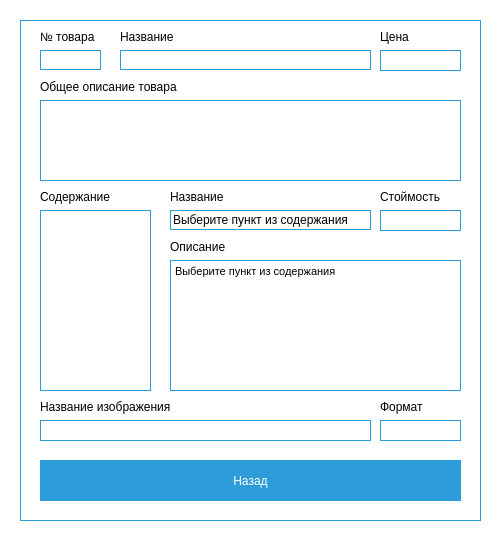
<?xml version="1.0" encoding="UTF-8"?>
<ui version="4.0">
 <class>Form</class>
 <widget class="QWidget" name="Form">
  <property name="geometry">
   <rect>
    <x>0</x>
    <y>0</y>
    <width>500</width>
    <height>540</height>
   </rect>
  </property>
  <property name="minimumSize">
   <size>
    <width>500</width>
    <height>540</height>
   </size>
  </property>
  <property name="maximumSize">
   <size>
    <width>500</width>
    <height>540</height>
   </size>
  </property>
  <property name="windowTitle">
   <string/>
  </property>
  <property name="windowIcon">
   <iconset>
    <normaloff>images/ico/pizza.ico</normaloff>images/ico/pizza.ico</iconset>
  </property>
  <property name="styleSheet">
   <string notr="true">background: #fff;</string>
  </property>
  <widget class="QFrame" name="frame_2">
   <property name="geometry">
    <rect>
     <x>20</x>
     <y>20</y>
     <width>461</width>
     <height>501</height>
    </rect>
   </property>
   <property name="styleSheet">
    <string notr="true">background: #fff;
border: 1px solid #2D9CDB;
box-sizing: border-box;</string>
   </property>
   <property name="frameShape">
    <enum>QFrame::StyledPanel</enum>
   </property>
   <property name="frameShadow">
    <enum>QFrame::Raised</enum>
   </property>
   <widget class="QPushButton" name="backButton">
    <property name="geometry">
     <rect>
      <x>20</x>
      <y>440</y>
      <width>421</width>
      <height>41</height>
     </rect>
    </property>
    <property name="font">
     <font>
      <family>Arial</family>
     </font>
    </property>
    <property name="styleSheet">
     <string notr="true">QPushButton{
background: #2D9CDB;
border:none;
color: #fff;}
QPushButton:hover{
background: #005da7;
}
QPushButton:pressed{
background:  #2D9CDB;
}</string>
    </property>
    <property name="text">
     <string>Назад</string>
    </property>
   </widget>
   <widget class="QLineEdit" name="idForm">
    <property name="geometry">
     <rect>
      <x>20</x>
      <y>30</y>
      <width>61</width>
      <height>20</height>
     </rect>
    </property>
    <property name="font">
     <font>
      <family>Arial</family>
     </font>
    </property>
    <property name="readOnly">
     <bool>true</bool>
    </property>
   </widget>
   <widget class="QLineEdit" name="nameForm">
    <property name="geometry">
     <rect>
      <x>100</x>
      <y>30</y>
      <width>251</width>
      <height>20</height>
     </rect>
    </property>
    <property name="font">
     <font>
      <family>Arial</family>
     </font>
    </property>
    <property name="readOnly">
     <bool>true</bool>
    </property>
   </widget>
   <widget class="QLabel" name="fioLabel">
    <property name="geometry">
     <rect>
      <x>20</x>
      <y>10</y>
      <width>61</width>
      <height>14</height>
     </rect>
    </property>
    <property name="minimumSize">
     <size>
      <width>0</width>
      <height>14</height>
     </size>
    </property>
    <property name="maximumSize">
     <size>
      <width>16777215</width>
      <height>14</height>
     </size>
    </property>
    <property name="styleSheet">
     <string notr="true">font-family: Arial;
font-size: 12px;
line-height: 14px;
color: #000000;
border:none;</string>
    </property>
    <property name="text">
     <string>№ товара</string>
    </property>
   </widget>
   <widget class="QLabel" name="nameLabel">
    <property name="geometry">
     <rect>
      <x>100</x>
      <y>10</y>
      <width>151</width>
      <height>14</height>
     </rect>
    </property>
    <property name="minimumSize">
     <size>
      <width>0</width>
      <height>14</height>
     </size>
    </property>
    <property name="maximumSize">
     <size>
      <width>16777215</width>
      <height>14</height>
     </size>
    </property>
    <property name="styleSheet">
     <string notr="true">font-family: Arial;
font-size: 12px;
line-height: 14px;
color: #000000;
border:none;</string>
    </property>
    <property name="text">
     <string>Название</string>
    </property>
   </widget>
   <widget class="QScrollArea" name="scrollArea">
    <property name="geometry">
     <rect>
      <x>150</x>
      <y>240</y>
      <width>291</width>
      <height>131</height>
     </rect>
    </property>
    <property name="styleSheet">
     <string notr="true">border: 1px solid #2D9CDB;</string>
    </property>
    <property name="widgetResizable">
     <bool>true</bool>
    </property>
    <widget class="QWidget" name="scrollAreaWidgetContents">
     <property name="geometry">
      <rect>
       <x>0</x>
       <y>0</y>
       <width>289</width>
       <height>129</height>
      </rect>
     </property>
     <widget class="QTextEdit" name="descriptionEdit">
      <property name="geometry">
       <rect>
        <x>0</x>
        <y>0</y>
        <width>301</width>
        <height>131</height>
       </rect>
      </property>
      <property name="font">
       <font>
        <family>Arial</family>
       </font>
      </property>
      <property name="autoFillBackground">
       <bool>true</bool>
      </property>
      <property name="styleSheet">
       <string notr="true">border:none</string>
      </property>
      <property name="readOnly">
       <bool>true</bool>
      </property>
      <property name="html">
       <string>&lt;!DOCTYPE HTML PUBLIC &quot;-//W3C//DTD HTML 4.0//EN&quot; &quot;http://www.w3.org/TR/REC-html40/strict.dtd&quot;&gt;
&lt;html&gt;&lt;head&gt;&lt;meta name=&quot;qrichtext&quot; content=&quot;1&quot; /&gt;&lt;style type=&quot;text/css&quot;&gt;
p, li { white-space: pre-wrap; }
&lt;/style&gt;&lt;/head&gt;&lt;body style=&quot; font-family:'Arial'; font-size:8.25pt; font-weight:400; font-style:normal;&quot;&gt;
&lt;p style=&quot; margin-top:0px; margin-bottom:0px; margin-left:0px; margin-right:0px; -qt-block-indent:0; text-indent:0px;&quot;&gt;&lt;span style=&quot; font-family:'MS Shell Dlg 2';&quot;&gt;Выберите пункт из содержания&lt;/span&gt;&lt;/p&gt;&lt;/body&gt;&lt;/html&gt;</string>
      </property>
     </widget>
    </widget>
   </widget>
   <widget class="QLineEdit" name="priceProdEdit">
    <property name="geometry">
     <rect>
      <x>360</x>
      <y>30</y>
      <width>81</width>
      <height>21</height>
     </rect>
    </property>
    <property name="font">
     <font>
      <family>Arial</family>
     </font>
    </property>
    <property name="readOnly">
     <bool>true</bool>
    </property>
   </widget>
   <widget class="QLabel" name="priceProdLabel">
    <property name="geometry">
     <rect>
      <x>360</x>
      <y>10</y>
      <width>71</width>
      <height>14</height>
     </rect>
    </property>
    <property name="minimumSize">
     <size>
      <width>0</width>
      <height>14</height>
     </size>
    </property>
    <property name="maximumSize">
     <size>
      <width>16777215</width>
      <height>14</height>
     </size>
    </property>
    <property name="styleSheet">
     <string notr="true">font-family: Arial;
font-size: 12px;
line-height: 14px;
color: #000000;
border:none;</string>
    </property>
    <property name="text">
     <string>Цена</string>
    </property>
   </widget>
   <widget class="QLabel" name="toPodLabel_4">
    <property name="geometry">
     <rect>
      <x>20</x>
      <y>170</y>
      <width>81</width>
      <height>14</height>
     </rect>
    </property>
    <property name="minimumSize">
     <size>
      <width>0</width>
      <height>14</height>
     </size>
    </property>
    <property name="maximumSize">
     <size>
      <width>16777215</width>
      <height>14</height>
     </size>
    </property>
    <property name="styleSheet">
     <string notr="true">font-family: Arial;
font-size: 12px;
line-height: 14px;
color: #000000;
border:none;</string>
    </property>
    <property name="text">
     <string>Содержание</string>
    </property>
   </widget>
   <widget class="QLabel" name="desLabel">
    <property name="geometry">
     <rect>
      <x>150</x>
      <y>220</y>
      <width>81</width>
      <height>14</height>
     </rect>
    </property>
    <property name="minimumSize">
     <size>
      <width>0</width>
      <height>14</height>
     </size>
    </property>
    <property name="maximumSize">
     <size>
      <width>16777215</width>
      <height>14</height>
     </size>
    </property>
    <property name="styleSheet">
     <string notr="true">font-family: Arial;
font-size: 12px;
line-height: 14px;
color: #000000;
border:none;</string>
    </property>
    <property name="text">
     <string>Описание</string>
    </property>
   </widget>
   <widget class="QListWidget" name="listWidget">
    <property name="geometry">
     <rect>
      <x>20</x>
      <y>190</y>
      <width>111</width>
      <height>181</height>
     </rect>
    </property>
    <property name="font">
     <font>
      <family>Arial</family>
     </font>
    </property>
   </widget>
   <widget class="QLineEdit" name="nameDesForm">
    <property name="geometry">
     <rect>
      <x>150</x>
      <y>190</y>
      <width>201</width>
      <height>20</height>
     </rect>
    </property>
    <property name="font">
     <font>
      <family>Arial</family>
     </font>
    </property>
    <property name="autoFillBackground">
     <bool>false</bool>
    </property>
    <property name="text">
     <string>Выберите пункт из содержания</string>
    </property>
    <property name="dragEnabled">
     <bool>false</bool>
    </property>
    <property name="readOnly">
     <bool>true</bool>
    </property>
   </widget>
   <widget class="QLabel" name="nameToProdlabel">
    <property name="geometry">
     <rect>
      <x>150</x>
      <y>170</y>
      <width>71</width>
      <height>14</height>
     </rect>
    </property>
    <property name="minimumSize">
     <size>
      <width>0</width>
      <height>14</height>
     </size>
    </property>
    <property name="maximumSize">
     <size>
      <width>16777215</width>
      <height>14</height>
     </size>
    </property>
    <property name="styleSheet">
     <string notr="true">font-family: Arial;
font-size: 12px;
line-height: 14px;
color: #000000;
border:none;</string>
    </property>
    <property name="text">
     <string>Название</string>
    </property>
   </widget>
   <widget class="QLineEdit" name="priceToProdEdit">
    <property name="geometry">
     <rect>
      <x>360</x>
      <y>190</y>
      <width>81</width>
      <height>21</height>
     </rect>
    </property>
    <property name="font">
     <font>
      <family>Arial</family>
     </font>
    </property>
    <property name="autoFillBackground">
     <bool>false</bool>
    </property>
    <property name="readOnly">
     <bool>true</bool>
    </property>
   </widget>
   <widget class="QLabel" name="priceToProdLabel">
    <property name="geometry">
     <rect>
      <x>360</x>
      <y>170</y>
      <width>61</width>
      <height>14</height>
     </rect>
    </property>
    <property name="minimumSize">
     <size>
      <width>0</width>
      <height>14</height>
     </size>
    </property>
    <property name="maximumSize">
     <size>
      <width>16777215</width>
      <height>14</height>
     </size>
    </property>
    <property name="styleSheet">
     <string notr="true">font-family: Arial;
font-size: 12px;
line-height: 14px;
color: #000000;
border:none;</string>
    </property>
    <property name="text">
     <string>Стоймость</string>
    </property>
   </widget>
   <widget class="QLineEdit" name="imgEdit">
    <property name="geometry">
     <rect>
      <x>20</x>
      <y>400</y>
      <width>331</width>
      <height>21</height>
     </rect>
    </property>
    <property name="font">
     <font>
      <family>Arial</family>
     </font>
    </property>
    <property name="autoFillBackground">
     <bool>false</bool>
    </property>
    <property name="readOnly">
     <bool>true</bool>
    </property>
   </widget>
   <widget class="QLabel" name="imglabel">
    <property name="geometry">
     <rect>
      <x>20</x>
      <y>380</y>
      <width>151</width>
      <height>14</height>
     </rect>
    </property>
    <property name="minimumSize">
     <size>
      <width>0</width>
      <height>14</height>
     </size>
    </property>
    <property name="maximumSize">
     <size>
      <width>16777215</width>
      <height>14</height>
     </size>
    </property>
    <property name="styleSheet">
     <string notr="true">font-family: Arial;
font-size: 12px;
line-height: 14px;
color: #000000;
border:none;</string>
    </property>
    <property name="text">
     <string>Название изображения</string>
    </property>
   </widget>
   <widget class="QLabel" name="formatlabel">
    <property name="geometry">
     <rect>
      <x>360</x>
      <y>380</y>
      <width>61</width>
      <height>14</height>
     </rect>
    </property>
    <property name="minimumSize">
     <size>
      <width>0</width>
      <height>14</height>
     </size>
    </property>
    <property name="maximumSize">
     <size>
      <width>16777215</width>
      <height>14</height>
     </size>
    </property>
    <property name="styleSheet">
     <string notr="true">font-family: Arial;
font-size: 12px;
line-height: 14px;
color: #000000;
border:none;</string>
    </property>
    <property name="text">
     <string>Формат</string>
    </property>
   </widget>
   <widget class="QScrollArea" name="scrollArea_2">
    <property name="geometry">
     <rect>
      <x>20</x>
      <y>80</y>
      <width>421</width>
      <height>81</height>
     </rect>
    </property>
    <property name="styleSheet">
     <string notr="true">border: 1px solid #2D9CDB;</string>
    </property>
    <property name="widgetResizable">
     <bool>true</bool>
    </property>
    <widget class="QWidget" name="scrollAreaWidgetContents_2">
     <property name="geometry">
      <rect>
       <x>0</x>
       <y>0</y>
       <width>419</width>
       <height>79</height>
      </rect>
     </property>
     <widget class="QTextEdit" name="desProdEdit">
      <property name="geometry">
       <rect>
        <x>0</x>
        <y>0</y>
        <width>421</width>
        <height>81</height>
       </rect>
      </property>
      <property name="font">
       <font>
        <family>Arial</family>
       </font>
      </property>
      <property name="autoFillBackground">
       <bool>true</bool>
      </property>
      <property name="styleSheet">
       <string notr="true">border:none</string>
      </property>
      <property name="readOnly">
       <bool>true</bool>
      </property>
      <property name="html">
       <string>&lt;!DOCTYPE HTML PUBLIC &quot;-//W3C//DTD HTML 4.0//EN&quot; &quot;http://www.w3.org/TR/REC-html40/strict.dtd&quot;&gt;
&lt;html&gt;&lt;head&gt;&lt;meta name=&quot;qrichtext&quot; content=&quot;1&quot; /&gt;&lt;style type=&quot;text/css&quot;&gt;
p, li { white-space: pre-wrap; }
&lt;/style&gt;&lt;/head&gt;&lt;body style=&quot; font-family:'Arial'; font-size:8.25pt; font-weight:400; font-style:normal;&quot;&gt;
&lt;p style=&quot;-qt-paragraph-type:empty; margin-top:0px; margin-bottom:0px; margin-left:0px; margin-right:0px; -qt-block-indent:0; text-indent:0px; font-family:'MS Shell Dlg 2';&quot;&gt;&lt;br /&gt;&lt;/p&gt;&lt;/body&gt;&lt;/html&gt;</string>
      </property>
     </widget>
    </widget>
   </widget>
   <widget class="QLineEdit" name="formatEdit">
    <property name="geometry">
     <rect>
      <x>360</x>
      <y>400</y>
      <width>81</width>
      <height>21</height>
     </rect>
    </property>
    <property name="font">
     <font>
      <family>Arial</family>
     </font>
    </property>
    <property name="autoFillBackground">
     <bool>false</bool>
    </property>
    <property name="readOnly">
     <bool>true</bool>
    </property>
   </widget>
   <widget class="QLabel" name="decALabel">
    <property name="geometry">
     <rect>
      <x>20</x>
      <y>60</y>
      <width>151</width>
      <height>14</height>
     </rect>
    </property>
    <property name="minimumSize">
     <size>
      <width>0</width>
      <height>14</height>
     </size>
    </property>
    <property name="maximumSize">
     <size>
      <width>16777215</width>
      <height>14</height>
     </size>
    </property>
    <property name="styleSheet">
     <string notr="true">font-family: Arial;
font-size: 12px;
line-height: 14px;
color: #000000;
border:none;</string>
    </property>
    <property name="text">
     <string>Общее описание товара</string>
    </property>
   </widget>
  </widget>
 </widget>
 <resources/>
 <connections/>
</ui>
